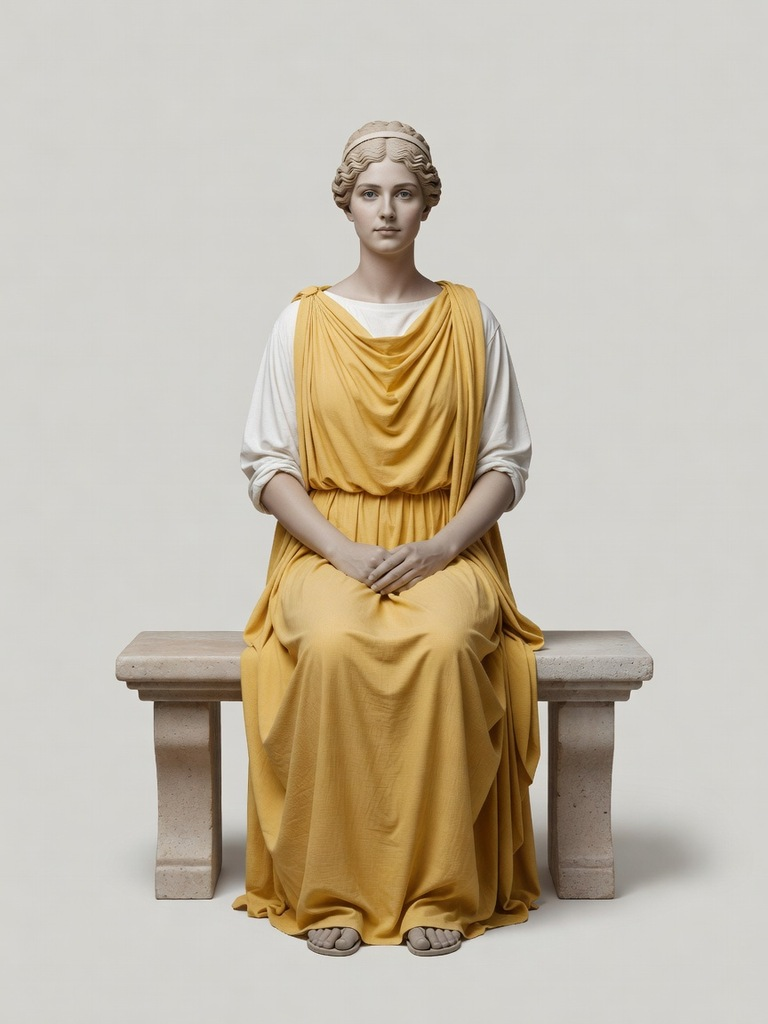
#> input picture games/colosseum/tools/_crowd_src/matron_f1.jpg, 768 x 1024 px
$ python herozoom.py ../../colosseum/tools/_crowd_src/matron_f1.jpg
#> lines starting #> are read from the running program, lines starting #| are printed output that depends on the picture
#!/usr/bin/env python
"""Crop + upscale a hero shot so material/face detail can actually be judged.

  python herozoom.py <name> [cx cy w h] [-o out.png] [--scale N]
Coords are FRACTIONS of the source (0..1). Default = centre 40% box.
"""
import os, sys
from PIL import Image
HERE = os.path.dirname(os.path.abspath(__file__))
OUT = os.path.join(os.path.dirname(HERE), "_shots", "hero")

def crop(name, cx=0.5, cy=0.5, w=0.4, h=0.4, scale=2, out=None):
#> called with cx = 0.5, cy = 0.5, w = 0.4, h = 0.4, scale = 2
    p = name if os.path.isfile(name) else os.path.join(OUT, name + ".png")
    im = Image.open(p).convert("RGB")
#> im is the input picture: PIL image 768x1024 RGB; mean R, G, B 196.2, 186.6, 170.4
    W, H = im.size
#> W = 768; H = 1024
    x0 = int((cx - w / 2) * W); y0 = int((cy - h / 2) * H)
#> after `x0 = int((cx - w / 2) * W)`: x0 = 230
#> after `y0 = int((cy - h / 2) * H)`: y0 = 307
    x1 = int((cx + w / 2) * W); y1 = int((cy + h / 2) * H)
#> after `x1 = int((cx + w / 2) * W)`: x1 = 537
#> after `y1 = int((cy + h / 2) * H)`: y1 = 716
    c = im.crop((max(0, x0), max(0, y0), min(W, x1), min(H, y1)))
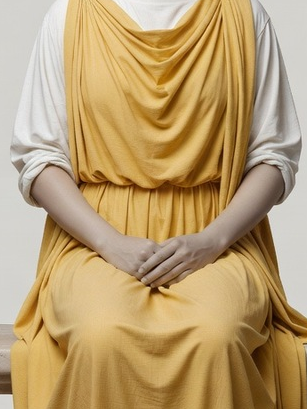
#> c: PIL image 307x409 RGB; mean R, G, B 186.5, 158.8, 113.2
    c = c.resize((int(c.width * scale), int(c.height * scale)), Image.LANCZOS)
#> c: PIL image 614x818 RGB
    o = out or os.path.join(OUT, "_zoom_" + os.path.basename(p))
    c.save(o)
    print(o, c.size)
#| games/crestbound/_shots/hero/_zoom_matron_f1.jpg (614, 818)
    return o

if __name__ == "__main__":
    a = sys.argv[1:]
    name = a[0]
    nums = [float(x) for x in a[1:5]] if len(a) >= 5 else [0.5, 0.5, 0.4, 0.4]
    scale = 2
    out = None
    if "--scale" in a: scale = float(a[a.index("--scale") + 1])
    if "-o" in a: out = a[a.index("-o") + 1]
    crop(name, *nums, scale=scale, out=out)

$ run again, on games/colosseum/tools/_crowd_src/plebs_m2_cheer.jpg
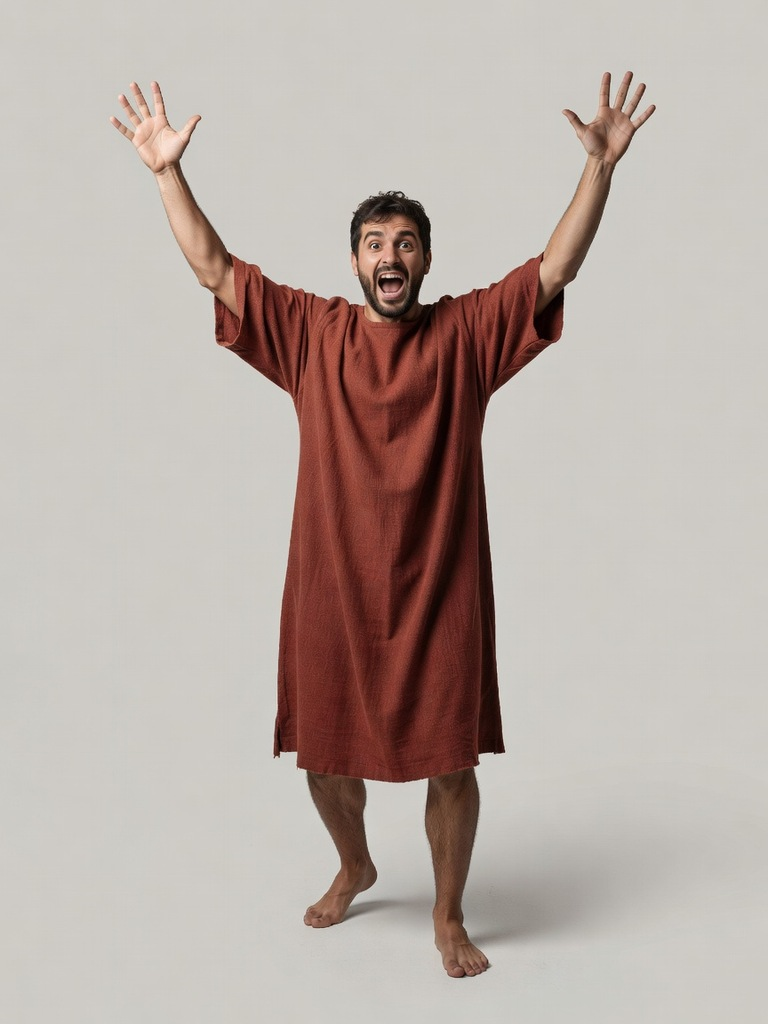
#> input picture games/colosseum/tools/_crowd_src/plebs_m2_cheer.jpg, 768 x 1024 px
#> in crop, im is the input picture: PIL image 768x1024 RGB; mean R, G, B 185.8, 174, 167.8
#> in crop, `c = im.crop((max(0, x0), max(0, y0), min(W, x1), min(H, y1)))`:
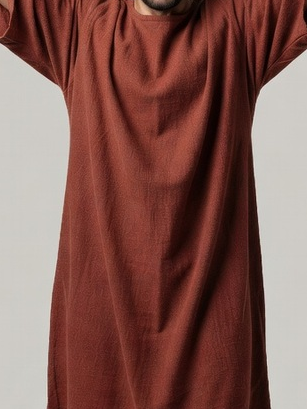
#> c: PIL image 307x409 RGB; mean R, G, B 130.4, 89.2, 82.2
#| games/crestbound/_shots/hero/_zoom_plebs_m2_cheer.jpg (614, 818)

$ run again, on games/colosseum/tools/_crowd_src/woman_f2_cheer.jpg
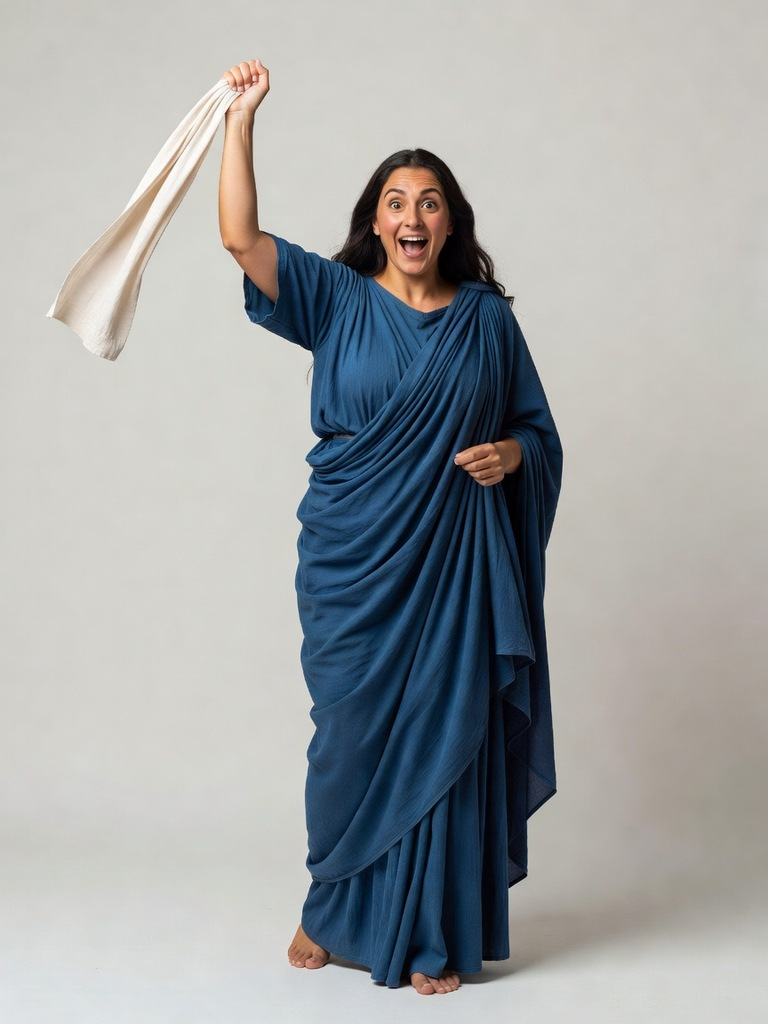
#> input picture games/colosseum/tools/_crowd_src/woman_f2_cheer.jpg, 768 x 1024 px
#> in crop, im is the input picture: PIL image 768x1024 RGB; mean R, G, B 163.2, 165.7, 166
#> in crop, `c = im.crop((max(0, x0), max(0, y0), min(W, x1), min(H, y1)))`:
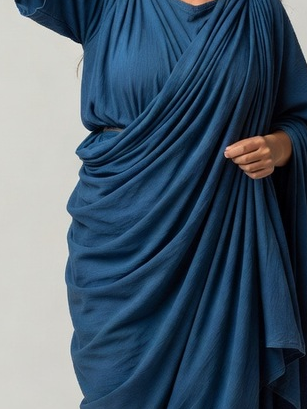
#> c: PIL image 307x409 RGB; mean R, G, B 72.4, 91.5, 109
#| games/crestbound/_shots/hero/_zoom_woman_f2_cheer.jpg (614, 818)
